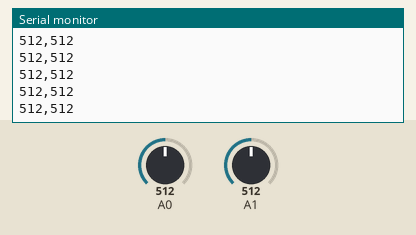
The sketch below on a simulated Arduino Uno, built with avr-gcc and run on an emulated ATmega328P. Parts: the last lines printed to the serial monitor. The test bench sets the inputs (shaded band); at power-on: A0 = 512, A1 = 512.

Above: at 4.2 s.
4.3 s: A0 set to 984
At 5.4 s:
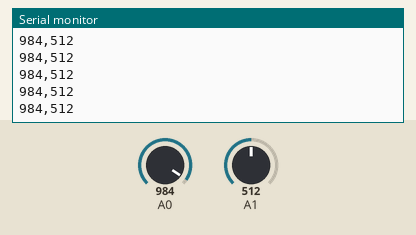
5.8 s: A0 set to 1010
At 6.5 s:
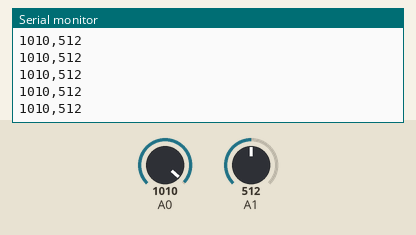
Timing chart, 0 to 8.8 s (numbered marks = the images above; inputs shaded):
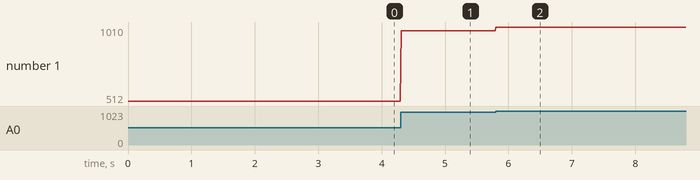

The sketch:

acquisition.ino
```cpp
String data;
int brojac = 0;
int sumValue = 0;
float value = 0;
int n = 10;

void setup() {
  Serial.begin(9600);
}

void loop() {
  data = "";
  int ch1 = analogRead(A0);
  int ch2 = analogRead(A1);

  /*
  sumValue += ch1;
  brojac++;
  if (brojac == n) {
    data = "";
    brojac = 0;
    value = sumValue / n;
    data.concat(String(value));
    Serial.println(data);
  }
  */

  // output data
  data.concat(String(ch1));
  data.concat(',');
  data.concat(String(ch2));

  Serial.println(data);
  delay(10);
}
```

Measured:
- after the input at 4.3 s, the serial monitor: prints a new line at once (image 1)
- after the input at 5.8 s, the serial monitor: prints a new line at once (image 2)
- plotted number 1: 512 → 984 after the input at 4.3 s, 984 → 1010 after the input at 5.8 s
